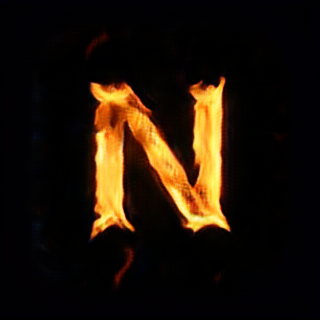
#> input picture base_data/FIRE_13.png, 320 x 320 px
$ python bg_processor.py
#> lines starting #> are read from the running program, lines starting #| are printed output that depends on the picture
import numpy as np
import cv2
from PIL import Image

if __name__=='__main__':
    img=cv2.imread('FIRE_13.png', 0)
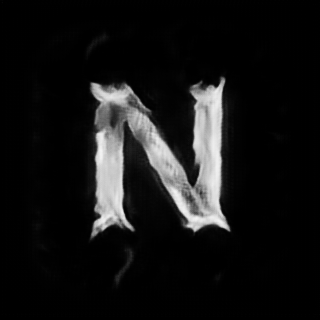
#> img: shape (320, 320); min 0, max 243, mean 20.8
    img_copy = img.copy()
    img=cv2.imread('FIRE_13.png', 1)
#> img is the input picture: shape (320, 320, 3); mean B, G, R 7.9, 19.3, 30.1
    img_copy = np.array(img_copy)
    img = np.array(img)
    index = []
    for i in range(320):
      for j in range(320):
        if  img_copy[i][j] < 60:
          img_copy[i][j] = 255
        else:
          index.append((i, j))
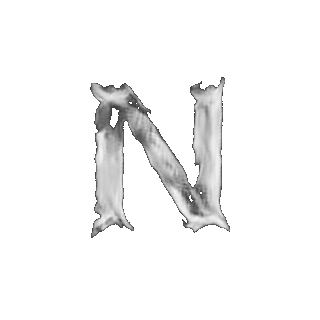
#> img_copy: shape (320, 320); min 60, max 255, mean 245.8

    img_copy = cv2.cvtColor(img_copy,cv2.COLOR_GRAY2RGB)
#> img_copy: shape (320, 320, 3)


    for tpl in index:
      i,j = tpl
      img_copy[i][j] = img[i][j]
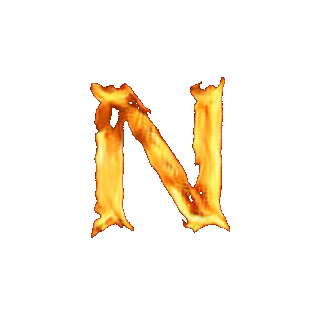
#> img_copy: shape (320, 320, 3); mean B, G, R 232.9, 244.8, 252.7

    cv2.imshow("after",img_copy)
    cv2.waitKey(0)

$ run again, with base_data/FIRE_0.png copied over base_data/FIRE_13.png
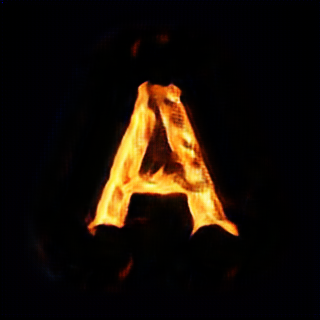
#> input picture base_data/FIRE_0.png, 320 x 320 px
#> img is the input picture: shape (320, 320, 3); mean B, G, R 6.6, 15, 23.6
#> after the loop `for i in range(320):`:
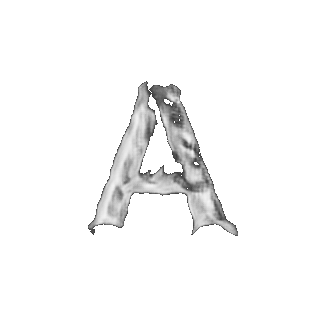
#> img_copy: shape (320, 320); min 60, max 255, mean 247.2
#> after the loop `for tpl in index:`:
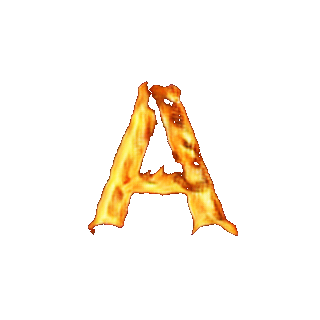
#> img_copy: shape (320, 320, 3); mean B, G, R 237, 246.4, 252.9

$ run again, with base_data/FIRE_10.png copied over base_data/FIRE_13.png
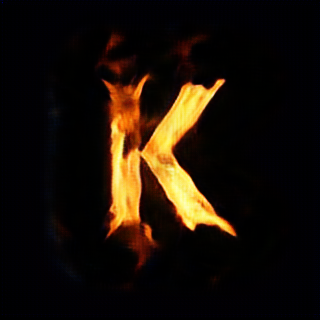
#> input picture base_data/FIRE_10.png, 320 x 320 px
#> img is the input picture: shape (320, 320, 3); mean B, G, R 7.6, 16.8, 26
#> after the loop `for i in range(320):`:
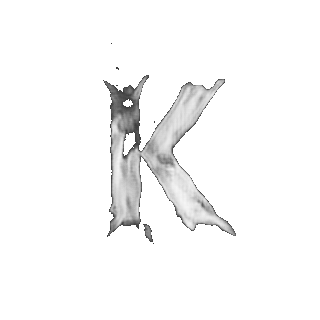
#> img_copy: shape (320, 320); min 60, max 255, mean 247.8
#> after the loop `for tpl in index:`:
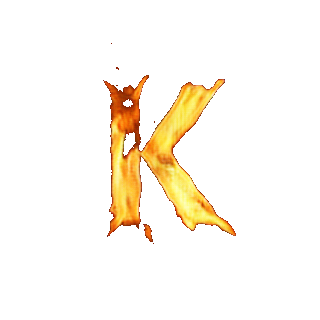
#> img_copy: shape (320, 320, 3); mean B, G, R 237.3, 247.3, 253

$ run again, with base_data/FIRE_16.png copied over base_data/FIRE_13.png
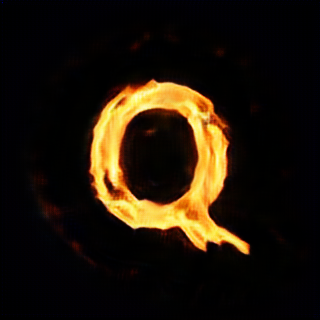
#> input picture base_data/FIRE_16.png, 320 x 320 px
#> img is the input picture: shape (320, 320, 3); mean B, G, R 9.7, 22.6, 31.8
#> after the loop `for i in range(320):`:
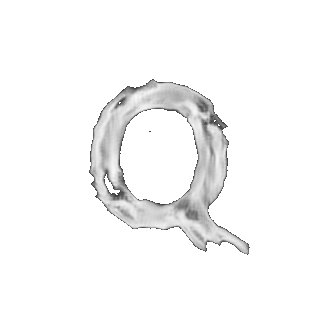
#> img_copy: shape (320, 320); min 60, max 255, mean 247.2
#> after the loop `for tpl in index:`:
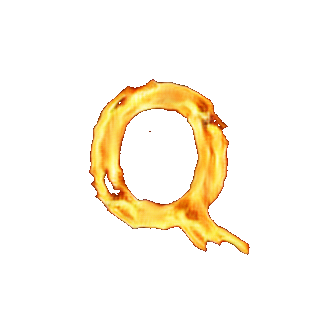
#> img_copy: shape (320, 320, 3); mean B, G, R 233.5, 246.9, 253.3
